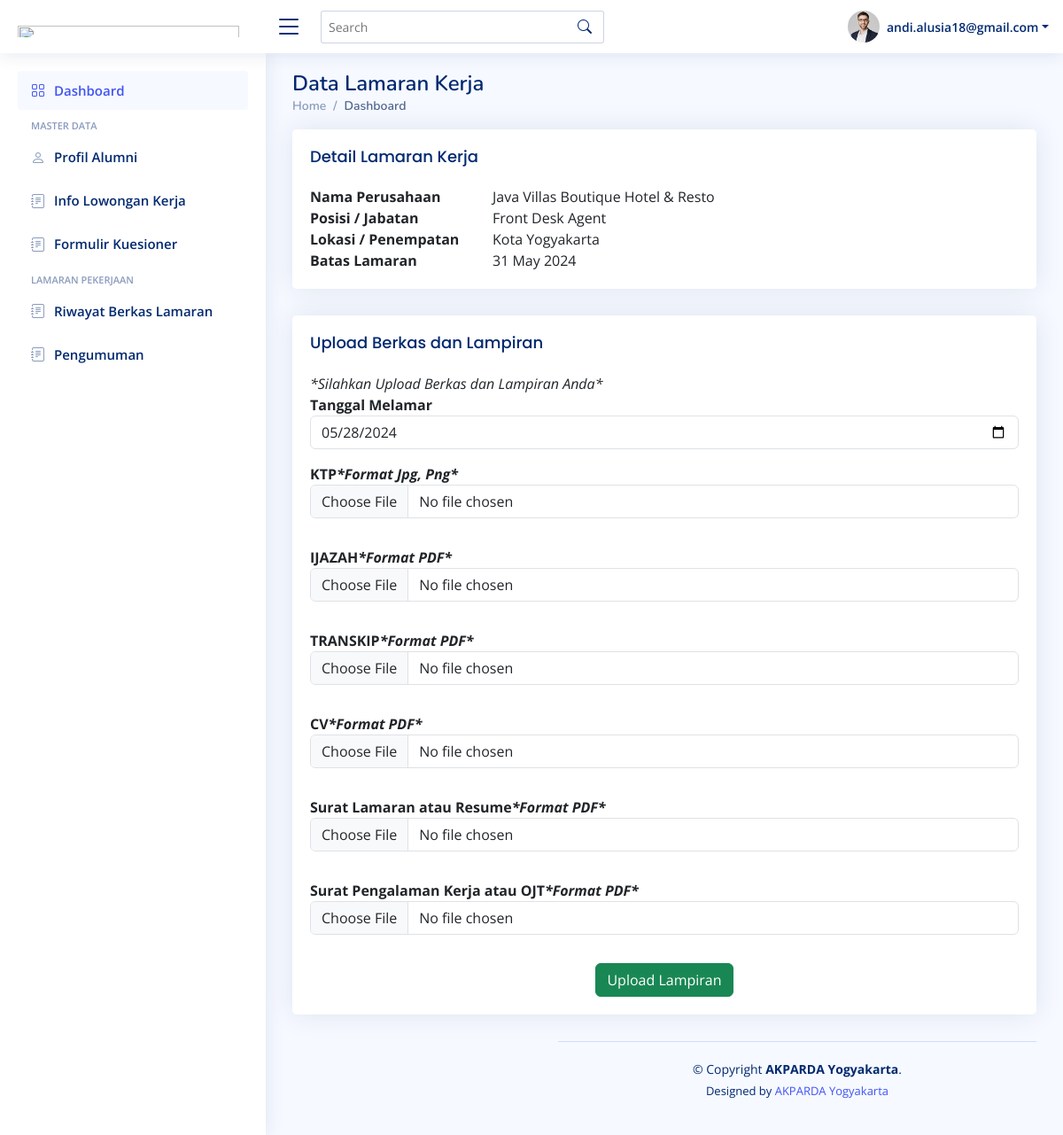
/Alumni/tambah_berkas.php?id_lowongan=1 (signed in), run on the app's committed database.
### tables this page shows
CREATE TABLE `tb_alumni` (
  `nim` int(11) NOT NULL,
  `nama_lengkap` varchar(100) NOT NULL,
  `tempat_lahir` varchar(50) NOT NULL,
  `tanggal_lahir` date NOT NULL,
  `jenis_kelamin` enum('Laki-Laki','Perempuan','','') NOT NULL,
  `agama` enum('Islam','Kristen','Katholik','Hindu','Budha') NOT NULL,
  `nama_orangtua` varchar(100) NOT NULL,
  `alamat_orangtua` mediumtext NOT NULL,
  `alamat_mahasiswa` mediumtext NOT NULL,
  `no_telepon` char(13) NOT NULL,
  `email` varchar(100) NOT NULL,
  `password` char(32) NOT NULL,
  `judul_TA` mediumtext NOT NULL,
  `dosen_pembimbing_1` varchar(50) NOT NULL,
  `dosen_pembimbing_2` varchar(50) NOT NULL,
  `total_sks` int(11) NOT NULL,
  `tanggal_wisuda` date NOT NULL,
  `ipk` varchar(20) NOT NULL
);

CREATE TABLE `tb_lowongan` (
  `id_lowongan` int(11) NOT NULL,
  `id_perusahaan` tinyint(6) NOT NULL,
  `judul` varchar(100) NOT NULL,
  `posisi` varchar(50) NOT NULL,
  `benefit` varchar(50) NOT NULL,
  `tanggal_buat` date NOT NULL,
  `tanggal_berakhir` date NOT NULL,
  `deskripsi` mediumtext NOT NULL,
  `lokasi` varchar(100) NOT NULL,
  `photos` text NOT NULL,
  `status_lowker` enum('Aktif','Expired','','') NOT NULL
);

CREATE TABLE `tb_perusahaan` (
  `id_perusahaan` tinyint(6) NOT NULL,
  `tanggal_daftar` date NOT NULL,
  `nama_perusahaan` varchar(100) NOT NULL,
  `bidang_usaha` varchar(100) NOT NULL,
  `deskripsi_bidang` mediumtext NOT NULL,
  `alamat` mediumtext NOT NULL,
  `email_perusahaan` varchar(100) NOT NULL,
  `telepon` varchar(20) NOT NULL,
  `website` varchar(50) NOT NULL,
  `username` varchar(50) NOT NULL,
  `password` char(32) NOT NULL,
  `status` enum('Aktif','Pending','') NOT NULL
);

### Alumni/tambah_berkas.php (the view, shortened to what this page needs)
<?php
include 'header.php';
?>
 <main id="main" class="main">
    <div class="pagetitle">
      <h1>Data Lamaran Kerja</h1>
      <nav>
        <ol class="breadcrumb">
          <li class="breadcrumb-item"><a href="#">Home</a></li>
          <li class="breadcrumb-item active">Dashboard</li>
        </ol>
      </nav>
    </div>
    <section class="section">
      <div class="row">
        <div class="col-lg-12">
          <div class="card">
            <div class="card-body">
             <h5 class="card-title">Detail Lamaran Kerja</h5>
<?php
    if(isset($_GET['id_lowongan'])){
        $id_loker    =$_GET['id_lowongan'];
    }
    else {
        die ("Tidak ada data!");
    }
    include "../db/koneksi.php";
    $result=mysqli_query($con, "SELECT * FROM tb_lowongan LEFT JOIN tb_perusahaan ON tb_perusahaan.id_perusahaan=tb_lowongan.id_perusahaan WHERE tb_lowongan.id_lowongan='$id_loker'");
    $row =mysqli_fetch_array($result);
?>
                  <div class="row">
                    <div class="col-lg-3 col-md-4 label "><b>Nama Perusahaan</b></div>
                    <div class="col-lg-9 col-md-8"><?php echo $row['nama_perusahaan']; ?></div>
                  </div>
                  <div class="row">
                    <div class="col-lg-3 col-md-4 label"><b>Posisi / Jabatan</b></div>
                    <div class="col-lg-9 col-md-8"><?php echo $row['posisi']; ?></div>
                  </div>
                    <div class="row">
                    <div class="col-lg-3 col-md-4 label"><b>Lokasi / Penempatan</b></div>
                    <div class="col-lg-9 col-md-8"><?php echo $row['lokasi']; ?></div>
                  </div>
                  <div class="row">
                    <div class="col-lg-3 col-md-4 label"><b>Batas Lamaran</b></div>
                    <div class="col-lg-9 col-md-8"><?php echo date('d F Y', strtotime($row["tanggal_berakhir"]));?></div>
                  </div>
            </div>
          </div>
        </div>
      </div>
    </section>
    <section class="section">
      <div class="row">
        <div class="col-lg-12">
          <div class="card">
            <div class="card-body">
              <h5 class="card-title">Upload Berkas dan Lampiran</h5>
              <span><i>*Silahkan Upload Berkas dan Lampiran Anda*</i></span>
      <form action="tambah_berkas_save.php" method="post" enctype="multipart/form-data" class="row g-3">
         <div class="col-md-12">
                            <label><b>Tanggal Melamar</b></label>
                            <input type="date" name="tanggal_apply" class="form-control" value="<?php echo date('Y-m-d');?>" required>
                          </div>
                          <div class="col-md-12">
                            <label><b>KTP<i>*Format Jpg, Png*</i></b></label>
                            <input type="file" name="ktp" class="form-control" id="file" onchange="return validasiEkstensi()" required/>
                          </div>
                          <div class="col-md-12">
                            <label><b>IJAZAH<i>*Format PDF*</i></b></label>
                            <input type="file" name="ijazah" class="form-control" id="fileijazah" onchange="checkIjazah(this)" required/>
                          </div>
                          <div class="col-md-12">
                            <label><b>TRANSKIP<i>*Format PDF*</i></b></label>
                            <input type="file" name="transkip" class="form-control" id="filetranskip" onchange="checkTranskip(this)" required/>
                          </div>
                          <div class="col-md-12">
                            <label><b>CV<i>*Format PDF*</i></b></label>
                            <input type="file" name="CV" class="form-control" id="fileInput" onchange="checkFileSize(this)" required/>
                          </div>
                          <div class="col-md-12">
                            <label><b>Surat Lamaran atau Resume<i>*Format PDF*</i></b></label>
                            <input type="file" name="resume" class="form-control" id="fileresume" onchange="checkResume(this)" required/>
                          </div>
                          <div class="col-md-12">
                            <label><b>Surat Pengalaman Kerja atau OJT<i>*Format PDF*</i></b></label>
                            <input type="file" name="surat_OJT" class="form-control" id="fileOJT" onchange="checkSuratOJT(this)" required/>
                          </div>
                          <div class="text-center">
                          <input type="submit" name="save" class="btn btn-success" value="Upload Lampiran">
                          </div>
   </form>
 </div>
</div>
</div>
</div>
</section>
<?php
include 'footer.php';
?>

### Alumni/header.php (shortened to what this page needs)
<!DOCTYPE html>
<html lang="en">
<head>
  <link href="assets/vendor/bootstrap/css/bootstrap.min.css" rel="stylesheet">
  <link href="assets/vendor/bootstrap-icons/bootstrap-icons.css" rel="stylesheet">
  <link href="assets/vendor/boxicons/css/boxicons.min.css" rel="stylesheet">
  <link href="assets/vendor/quill/quill.snow.css" rel="stylesheet">
  <link href="assets/vendor/quill/quill.bubble.css" rel="stylesheet">
  <link href="assets/vendor/remixicon/remixicon.css" rel="stylesheet">
  <link href="assets/vendor/simple-datatables/style.css" rel="stylesheet">
  <link href="assets/css/style.css" rel="stylesheet">
</head>
<?php
include '../db/koneksi.php';
$sql2=mysqli_query($con, "SELECT * FROM tb_alumni where email='$_SESSION[id_alumni]'");
$rows=mysqli_fetch_array($sql2);
?>
<body>
  <header id="header" class="header fixed-top d-flex align-items-center">
    <div class="d-flex align-items-center justify-content-between">
      <a href="index.html" class="logo d-flex align-items-center">
         <h1 class="logo me-auto"><img src="../images/iconlog.png" alt="" class="img-fluid" width="250px;" height="80px;"></h1>
      </a>
      <i class="bi bi-list toggle-sidebar-btn"></i>
    </div>
    <div class="search-bar">
      <form class="search-form d-flex align-items-center" method="POST" action="#">
        <input type="text" name="query" placeholder="Search" title="Enter search keyword">
        <button type="submit" title="Search"><i class="bi bi-search"></i></button>
      </form>
    </div>
    <nav class="header-nav ms-auto">
      <ul class="d-flex align-items-center">
        <li class="nav-item dropdown pe-3">
          <a class="nav-link nav-profile d-flex align-items-center pe-0" href="#" data-bs-toggle="dropdown">
            <img src="assets/img/profile-img.jpg" alt="Profile" class="rounded-circle">
            <span class="d-none d-md-block dropdown-toggle ps-2"><?php echo $rows['email']; ?></span>
          </a>
            </li>
            <?php
          if(!isset($_SESSION['id_alumni'])){
            ?>
             <?php
          }else{
            ?>
          </ul>
           <?php
          }
          ?>
    </nav>
  </header>
  <aside id="sidebar" class="sidebar">
    <ul class="sidebar-nav" id="sidebar-nav">
      <li class="nav-item">
        <a class="nav-link " href="dashboard.php">
          <i class="bi bi-grid"></i>
          <span>Dashboard</span>
        </a>
      </li>
        <li class="nav-heading">Master Data</li>
       <li class="nav-item">
        <a class="nav-link collapsed" href="profil_alumni.php">
          <i class="bi bi-person"></i>
          <span>Profil Alumni</span>
        </a>
      </li>
      <li class="nav-item">
        <a class="nav-link collapsed" href="lowongan_kerja.php">
          <i class="bi bi-journal-text"></i>
          <span>Info Lowongan Kerja</span>
        </a>
      </li>
       <li class="nav-item">
        <a class="nav-link collapsed" href="form_kuesioner.php">
          <i class="bi bi-journal-text"></i>
          <span>Formulir Kuesioner</span>
        </a>
      </li>
        <li class="nav-heading">Lamaran Pekerjaan</li>
      <li class="nav-item">
        <a class="nav-link collapsed" href="riwayat_lamaran.php">
          <i class="bi bi-journal-text"></i>
          <span>Riwayat Berkas Lamaran</span>
        </a>
      </li>
        <li class="nav-item">
        <a class="nav-link collapsed" href="pengumuman.php">
          <i class="bi bi-journal-text"></i>
          <span>Pengumuman</span>
        </a>
      </li>
    </ul>
  </aside>
</body>
</html>

### Alumni/assets/css/style.css (style rules this page uses)
:root { scroll-behavior: smooth; }
body { font-family: "Open Sans", sans-serif; background: #f6f9ff; color: #444444; }
a { color: #4154f1; text-decoration: none; }
h1, h2, h3, h4, h5, h6 { font-family: "Nunito", sans-serif; }
#main { margin-top: 60px; padding: 20px 30px; transition: all 0.3s; }
.pagetitle { margin-bottom: 10px; }
.pagetitle h1 { font-size: 24px; margin-bottom: 0; font-weight: 600; color: #012970; }
.card { margin-bottom: 30px; border: none; border-radius: 5px; box-shadow: 0px 0 30px rgba(1, 41, 112, 0.1); }
.card-title { padding: 20px 0 15px 0; font-size: 18px; font-weight: 500; color: #012970; font-family: "Poppins", sans-serif; }
.card-body { padding: 0 20px 20px 20px; }
.breadcrumb { font-size: 14px; font-family: "Nunito", sans-serif; color: #899bbd; font-weight: 600; }
.breadcrumb a { color: #899bbd; transition: 0.3s; }
.breadcrumb .breadcrumb-item::before { color: #899bbd; }
.breadcrumb .active { color: #51678f; font-weight: 600; }
.logo { line-height: 1; }
@media (min-width: 1200px) { .logo { width: 280px; } }
.logo img { max-height: 26px; margin-right: 6px; }
.header { transition: all 0.5s; z-index: 997; height: 60px; box-shadow: 0px 2px 20px rgba(1, 41, 112, 0.1); background-color: #fff; padding-left: 20px; }
.header .toggle-sidebar-btn { font-size: 32px; padding-left: 10px; cursor: pointer; color: #012970; }
.header .search-bar { min-width: 360px; padding: 0 20px; }
.header .search-form { width: 100%; }
.header .search-form input { border: 0; font-size: 14px; color: #012970; border: 1px solid rgba(1, 41, 112, 0.2); padding: 7px 38px 7px 8px; border-radius: 3px; transition: 0.3s; width: 100%; }
.header .search-form button { border: 0; padding: 0; margin-left: -30px; background: none; }
.header .search-form button i { color: #012970; }
.header-nav ul { list-style: none; }
.header-nav>ul { margin: 0; padding: 0; }
.header-nav .nav-profile { color: #012970; }
.header-nav .nav-profile img { max-height: 36px; }
.header-nav .nav-profile span { font-size: 14px; font-weight: 600; }
.sidebar { position: fixed; top: 60px; left: 0; bottom: 0; width: 300px; z-index: 996; transition: all 0.3s; padding: 20px; overflow-y: auto; scrollbar-width: thin; scrollbar-color: #aab7cf transparent; box-shadow: 0px 0px 20px rgba(1, 41, 112, 0.1); background-color: #fff; }
@media (min-width: 1200px) { #main, #footer { margin-left: 300px; } }
.sidebar-nav { padding: 0; margin: 0; list-style: none; }
.sidebar-nav li { padding: 0; margin: 0; list-style: none; }
.sidebar-nav .nav-item { margin-bottom: 5px; }
.sidebar-nav .nav-heading { font-size: 11px; text-transform: uppercase; color: #899bbd; font-weight: 600; margin: 10px 0 5px 15px; }
.sidebar-nav .nav-link { display: flex; align-items: center; font-size: 15px; font-weight: 600; color: #4154f1; transition: 0.3; background: #f6f9ff; padding: 10px 15px; border-radius: 4px; }
.sidebar-nav .nav-link i { font-size: 16px; margin-right: 10px; color: #4154f1; }
.sidebar-nav .nav-link.collapsed { color: #012970; background: #fff; }
.sidebar-nav .nav-link.collapsed i { color: #899bbd; }

### data on the page
tb_alumni: email "andi.alusia18@gmail.com"
tb_lowongan: id_perusahaan.nama_perusahaan "Java Villas Boutique Hotel & Resto", posisi "Front Desk Agent", lokasi "Kota Yogyakarta", tanggal_berakhir "31 May 2024"
